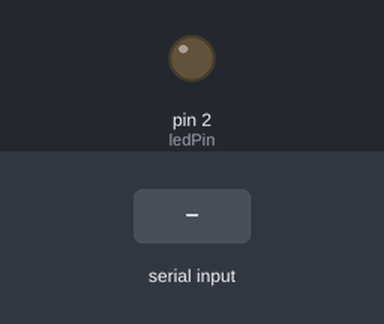
A sketch run on a simulated Arduino Uno, built with avr-gcc and run on an emulated ATmega328P. On the bench: output pins drawn as LEDs (lit = HIGH). Dashed ring = blinking. Inputs (shaded band) come from the test bench.

Above: at 1.2 s.
1.3 s: "blink\n" received over Serial
At 2.4 s:
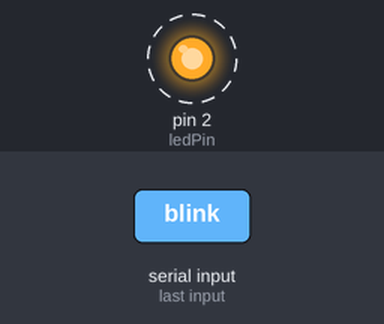
Timing chart, 0 to 8.0 s (numbered marks = the images above; inputs shaded):
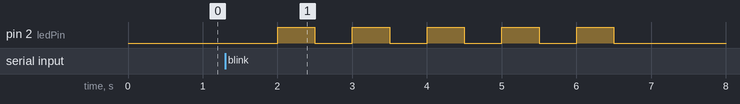

Measured:
- after the input at 1.3 s, pin 2 (ledPin): alternates HIGH for 0.50 s and LOW for 0.50 s, 10 changes in all, then stays LOW, starting after 0.70 s

The sketch:

arduinoLed.ino
```cpp
String command;
String test;
#define ledPin 2

void setup() {
  // put your setup code here, to run once:
  Serial.begin(9600);
  pinMode(ledPin, OUTPUT);
}

void loop() {
  if (Serial.available()) {
    command = Serial.readStringUntil('\n');
    command.trim();
    if (command.equals("on")) {
      digitalWrite(ledPin, HIGH);
    } else if (command.equals("off")) {
      digitalWrite(ledPin, LOW);
    } else if (command.equals("blink")) {
      for (int i=0; i<5; i++){
        digitalWrite(2, HIGH);
        delay(500);
        digitalWrite(2, LOW);
        delay(500);
      }
    }
  }
  delay(1000);
}
```
